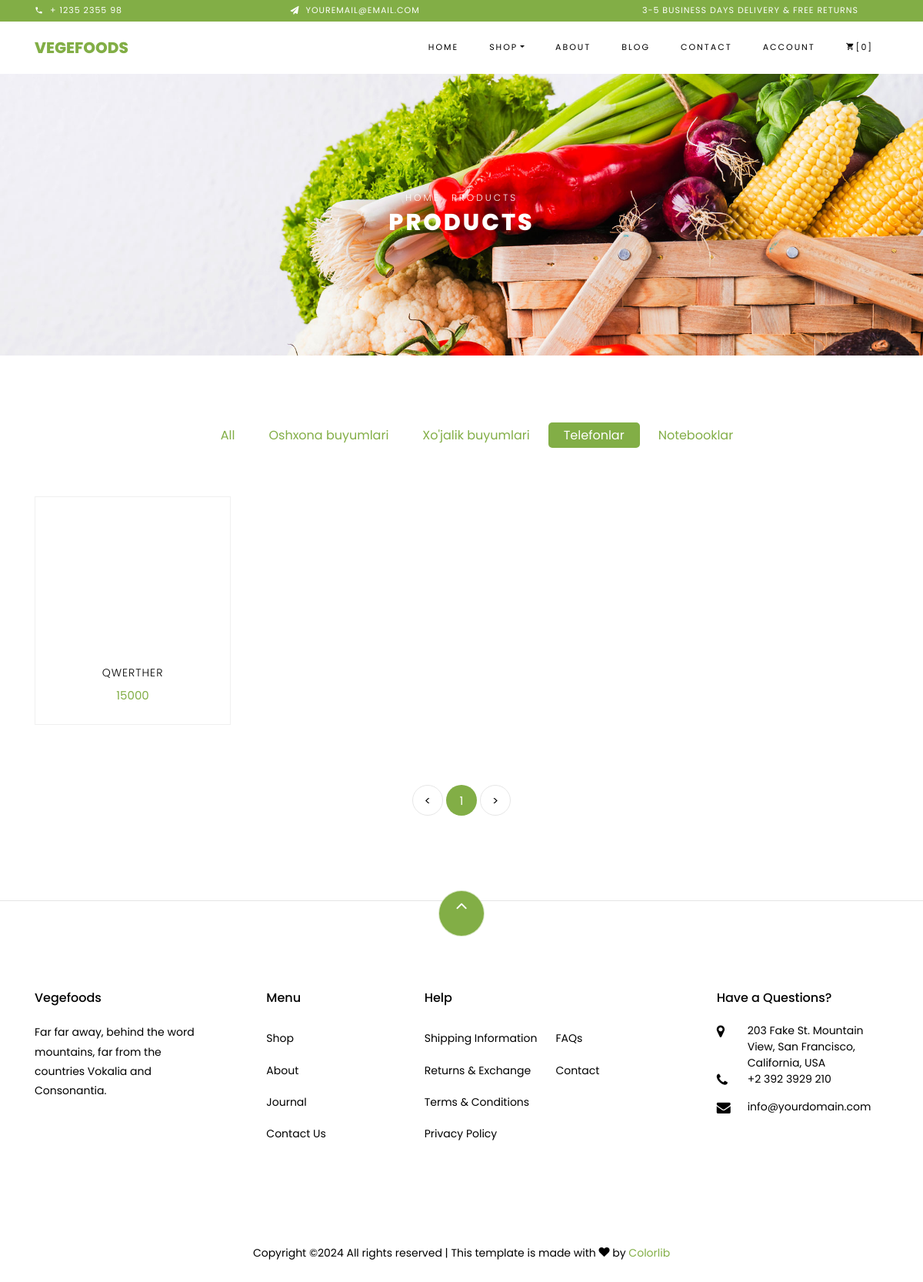
The page /shop/?category=Telefonlar on the database its author committed.
### main/models.py (models this page shows, shortened)
class Category(models.Model):
    name = models.CharField(max_length=100)

class Product(models.Model):
    image = models.ImageField(upload_to='product_image')
    title = models.CharField(max_length=100)
    price = models.IntegerField(default=0)
    category = models.ForeignKey(to=Category, on_delete=models.CASCADE)
    info = models.TextField()
    discount = models.IntegerField(null=True, blank=True)
    discount_price = models.IntegerField(null=True, blank=True)

### main/views.py (the view)
# urls.py: path('shop/',shop_view , name='shop_url'),
def shop_view(request):
    categories = Category.objects.all()
    category = request.GET.get('category')
    if category:
        products = Product.objects.filter(category__name=category)
    else:
        products = Product.objects.all()
    paginator = Paginator(products, 8)
    page_number = request.GET.get('page')
    page_obj = paginator.get_page(page_number)
    context = {
        'categories': categories,
        'products': page_obj,
        'selected_category': category
    }
    return render(request, 'shop.html', context)

### template/shop.html (shortened to what this page needs)
{% extends 'base.html' %}
{% block content %}
{% load static %}
    <div class="hero-wrap hero-bread" style="background-image: url({% static 'images/bg_1.jpg' %});">
      <div class="container">
        <div class="row no-gutters slider-text align-items-center justify-content-center">
          <div class="col-md-9 ftco-animate text-center">
          	<p class="breadcrumbs"><span class="mr-2"><a href="index.html">Home</a></span> <span>Products</span></p>
            <h1 class="mb-0 bread">Products</h1>
          </div>
        </div>
      </div>
    </div>
<section class="ftco-section">
    <div class="container">
        <div class="row justify-content-center">
            <div class="col-md-10 mb-5 text-center">
                <ul class="product-category">
                    <li><a href="?category=" {% if not selected_category %} class="active" {% endif %}>All</a></li>
                    {% for cat in categories %}
                        <li><a href="?category={{ cat.name }}" {% if cat.name == selected_category %} class="active" {% endif %}>{{ cat.name }}</a></li>
                    {% endfor %}
                </ul>
            </div>
        </div>
        <div class="row">
            {% for i in products %}
            <div class="col-md-6 col-lg-3 ftco-animate">
                <div class="product">
                    <a href="{% url 'product_single_url' i.id %}" class="img-prod"><img class="img-fluid" src="{{i.image.url}}" alt="Colorlib Template">
                    </a>
                    <div class="text py-3 pb-4 px-3 text-center">
                        <h3><a href="{% url 'product_single_url' i.id %}">{{i.title}}</a></h3>
                        <div class="d-flex">
                            <div class="pricing">
                                {% if i.discount %}
                                <p class="price"><span class="mr-2 price-dc">{{i.price}} so'm</span><span class="price-sale">{{i.discount_price}}</span></p>
                                {% else %}
                                <p class="price"><span>{{i.price}}</span></p>
                                {% endif %}
                            </div>
                        </div>
                    </div>
                </div>
            </div>
            {% endfor %}
        </div>
        <div class="row mt-5">
            <div class="col text-center">
                <div class="block-27">
                    <ul>
                        {% if products.has_previous %}
                        <li><a href="?page={{ products.previous_page_number }}">&lt;</a></li>
                        {% else %}
                        <li class="disabled"><span>&lt;</span></li>
                        {% endif %}
                        {% for num in products.paginator.page_range %}
                        {% if products.number == num %}
                        <li class="active"><span>{{ num }}</span></li>
                        {% else %}
                        <li><a href="?page={{ num }}">{{ num }}</a></li>
                        {% endif %}
                        {% endfor %}
                        {% if products.has_next %}
                        <li><a href="?page={{ products.next_page_number }}">&gt;</a></li>
                        {% else %}
                        <li class="disabled"><span>&gt;</span></li>
                        {% endif %}
                    </ul>
                </div>
            </div>
        </div>
    </div>
</section>
{% endblock %}

### rows shown on the page
Category: name "Oshxona buyumlari"
Category: name "Xo'jalik buyumlari"
Category: name "Telefonlar"
Category: name "Notebooklar"
Product: title "QWERTHER", price "15000"

### other values the page prints
{{ num }} "1"
